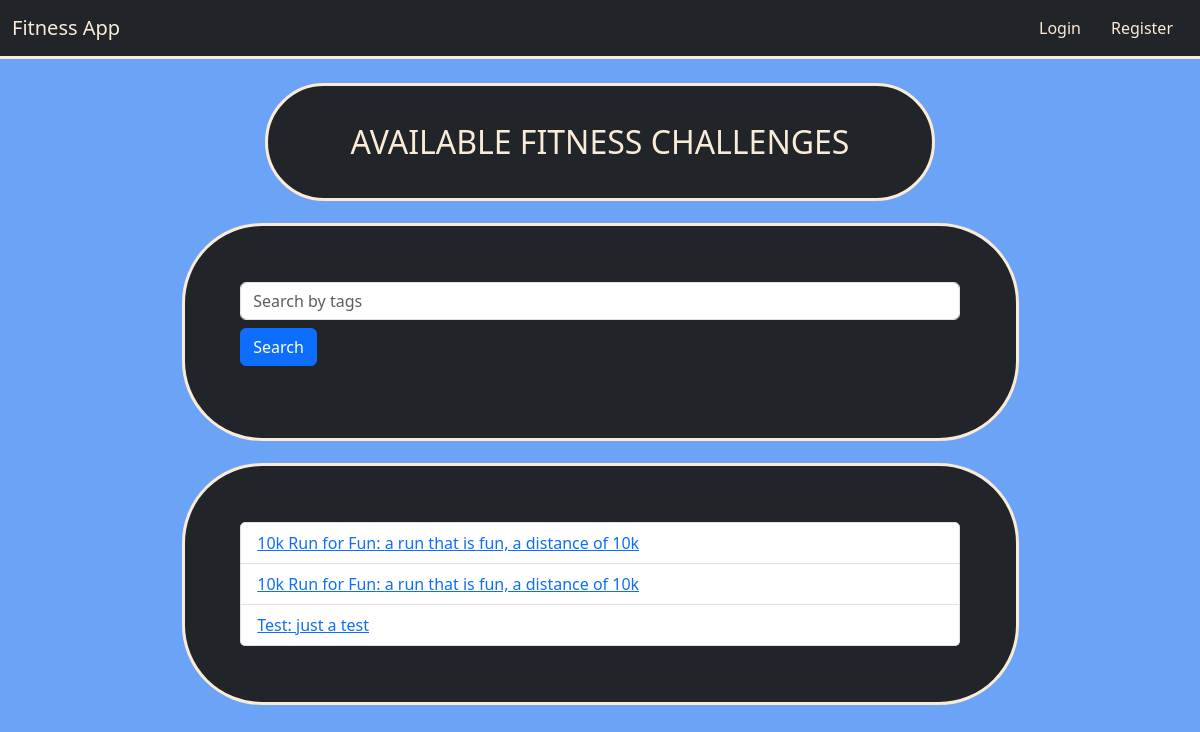
The page /search on the database as committed earlier.
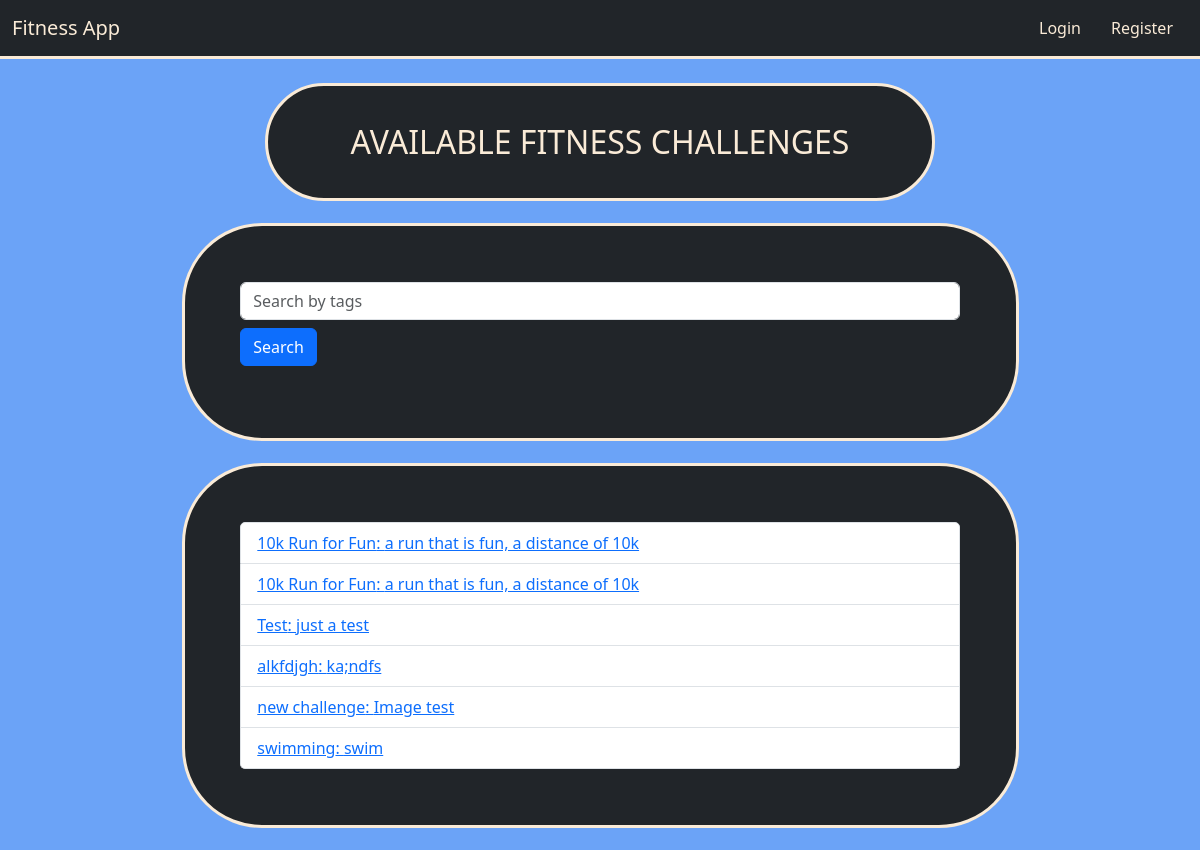
The same page on the database as committed later.
### models.py (models this page shows)
class Challenge(db.Model):
    id = db.Column(db.Integer, primary_key=True)
    user_id = db.Column(db.Integer, db.ForeignKey('user.id'), nullable=True)
    challenge_type = db.Column(db.String(80), nullable=False)
    image = db.Column(db.String(200), nullable=True)
    description = db.Column(db.Text, nullable=False)
    tags = db.Column(db.String(200), nullable=True)
    created_at = db.Column(db.DateTime, default=func.now())
    goals = db.relationship('Goal', backref='challenge', lazy=True, cascade="all, delete-orphan")
    badges = db.relationship('ChallengeBadge', backref='challenge', lazy=True, cascade="all, delete-orphan")
    chat_messages = db.relationship('ChatMessage', backref='challenge', lazy=True, cascade="all, delete-orphan")
    statuses = db.relationship('UserChallengeStatus', backref='challenge', lazy=True, cascade="all, delete-orphan")
    completions = db.relationship('CompletedChallenge', backref='challenge', lazy=True, cascade="all, delete-orphan")
    favorites = db.relationship('Favorite', backref='challenge', lazy=True, cascade="all, delete-orphan")

### routes/challenge_routes.py (the view)
@challenge_bp.route('/search')
def search():
    query = request.args.get('query', '')
    challenges = Challenge.query.filter(Challenge.tags.contains(query)).all()
    return render_template('index.html', challenges=challenges)

### templates/index.html (shortened to what this page needs)
{% extends "layout.html" %}
{% block content %}
  <div class="container titles">
    <p class="headers">AVAILABLE FITNESS CHALLENGES</p>
  </div>
  <div class="card content gap border-3">
    <form method="get" action="{{ url_for('challenge_bp.search') }}" class="mb-3">
      <input type="text" name="query" placeholder="Search by tags" class="form-control">
      <button type="submit" class="btn btn-primary mt-2">Search</button>
    </form>
  </div>
  <div class="card content gap border-3">
    <ul class="list-group">
      {% for challenge in challenges %}
      <li class="list-group-item d-flex justify-content-between align-items-center">
        <a href="{{ url_for('challenge_bp.challenge', challenge_id=challenge.id) }}">
          {{ challenge.challenge_type }}: {{ challenge.description }}
        </a>
        </li>
      {% endfor %}
    </ul>
  </div>
{% endblock %}

### templates/layout.html (shortened to what this page needs)
<!doctype html>
<html lang="en">
  <head>
    <link href="https://cdn.jsdelivr.net/npm/bootstrap@5.3.3/dist/css/bootstrap.min.css"
          rel="stylesheet"
>
    <link rel="stylesheet" href="{{url_for('static', filename='css/main.css')}}">
    <link rel="stylesheet" href="{{url_for('static', filename='css/navbar.css')}}">
  </head>
  <body>
    <nav class="navbar navbar-expand-lg bg-dark border-3 border-bottom border-body" data-bs-theme="dark">
      <div class="container-fluid">
        <a class="navbar-brand" href="{{ url_for('challenge_bp.index') }}">Fitness App</a>
        <div class="collapse navbar-collapse justify-content-end" id="navbarNav">
          <ul class="navbar-nav mb-2 mb-lg-0">
            {% if session.get('user_id') %}
              <li class="nav-item"><a class="nav-link" aria-current="page" href="{{ url_for('challenge_bp.create_challenge') }}">Create Challenge</a></li>
              <li class="nav-item"><a class="nav-link" href="{{ url_for('user_bp.favorites') }}">Favorites</a></li>
              <li class="nav-item"><a class="nav-link" href="{{ url_for('user_bp.logout') }}">Logout</a></li>
            {% else %}
              <li class="nav-item"><a class="nav-link" href="{{ url_for('user_bp.login') }}">Login</a></li>
              <li class="nav-item"><a class="nav-link" href="{{ url_for('user_bp.register') }}">Register</a></li>
            {% endif %}
          </ul>
        </div>
      </div>
    </nav>
    <div class="container mt-4">
      {% block content %}{% endblock %}
    </div>
  </body>
</html>

### static/css/main.css (style rules this page uses)
body { background-color:rgb(107, 163, 247); }
.titles { color: antiquewhite; margin: auto; width: 60%; background-color: #212529; border-style: solid; border-color: antiquewhite; border-radius: 5em; }
.titles .headers { padding: 5%; margin: auto; text-align: center; font-size: 2em; }
.content { color: antiquewhite; padding: 5%; margin: 2% auto; width: 75%; background-color: #212529; border-style: solid; border-color: antiquewhite; border-radius: 5em; }

### static/css/navbar.css (style rules this page uses)
.border-bottom { --bs-border-color: antiquewhite; }
.navbar a { color: antiquewhite; }
.navbar .nav-item .nav-link { padding: 5px 15px; position: relative; }
.navbar .nav-item .nav-link::before { content: ''; position: absolute; left: 0; right: 0; bottom: 0; height: 1px; background-color: antiquewhite; transition: all 0.5s ease; transform: scale(0); }

Rows that differ between the two databases and show on the page:
added Challenge: challenge_type "alkfdjgh", description "ka;ndfs"
added Challenge: challenge_type "new challenge", description "Image test"
added Challenge: challenge_type "swimming", description "swim"
